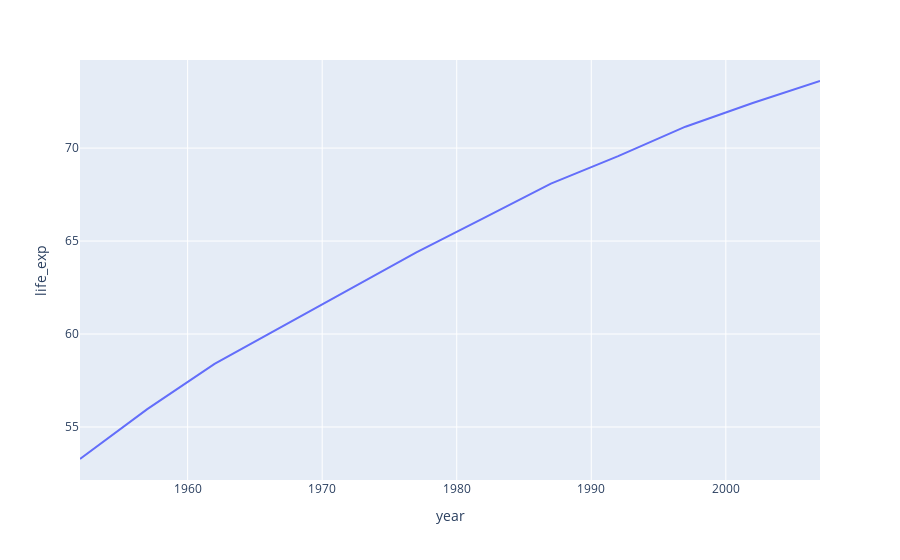

Write notebook code for a chart like this one.
### Code cell
px.line(data_frame=df_exp_per_year_americas , x='year' , y='life_exp')

### Figure 1 — Plotly figure (JSON) as saved in the notebook; plotly's stock layout.template omitted (floating-point values rounded to 4 significant figures)
{"data": [{"hovertemplate": "year=%{x}<br>life_exp=%{y}<extra></extra>", "legendgroup": "", "line": {"color": "#636efa", "dash": "solid"}, "marker": {"symbol": "circle"}, "mode": "lines", "name": "", "orientation": "v", "showlegend": false, "type": "scatter", "x": [1952, 1957, 1962, 1967, 1972, 1977, 1982, 1987, 1992, 1997, 2002, 2007], "xaxis": "x", "y": [53.28, 55.96, 58.4, 60.41, 62.39, 64.39, 66.23, 68.09, 69.57, 71.15, 72.42, 73.61], "yaxis": "y"}], "layout": {"legend": {"tracegroupgap": 0}, "margin": {"t": 60}, "xaxis": {"anchor": "y", "domain": [0, 1], "title": {"text": "year"}}, "yaxis": {"anchor": "x", "domain": [0, 1], "title": {"text": "life_exp"}}}}
